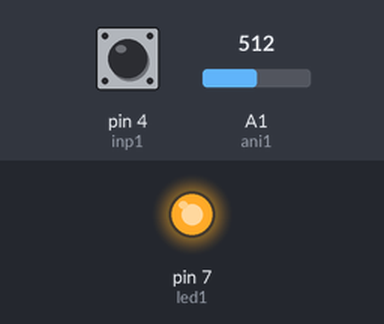
Simulated run of this sketch. Board: Arduino Uno, built with avr-gcc and run on an emulated ATmega328P. Parts: output pins drawn as LEDs (lit = HIGH). The test bench sets the inputs (shaded band); at power-on: A1 (ani1) = 512, pin 4 (inp1) HIGH.

Above: at 1.2 s.
1.3 s: A1 (ani1) set to 354
2.8 s: A1 (ani1) set to 334
At 3.4 s:
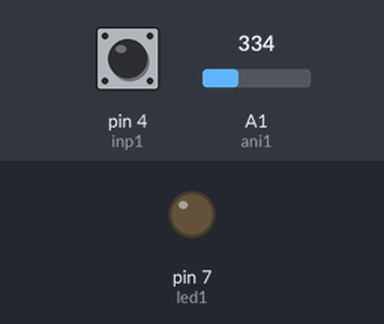
4.3 s: A1 (ani1) set to 511
At 4.6 s:
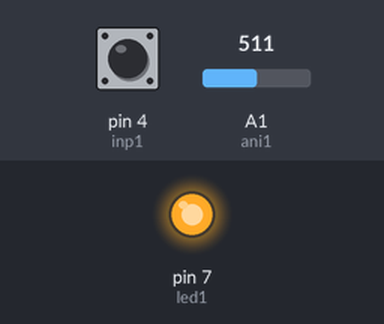
5.8 s: A1 (ani1) set to 306
At 6.9 s:
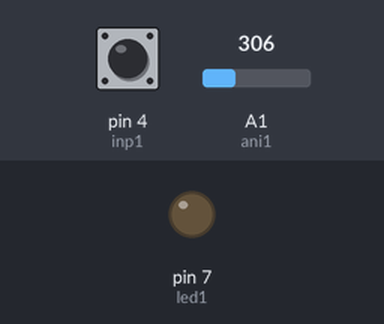
Timing chart, 0 to 8.3 s (numbered marks = the images above; inputs shaded):
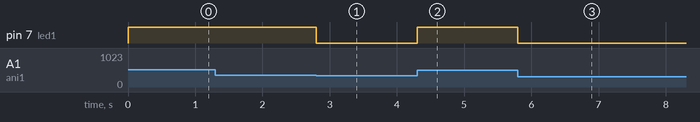

The sketch:

analog_photoresistor_led_control_configurable.ino
```cpp
int ani1 = A1;

int led1 = 7;

int inp1 = 4;

int maxVolt = 5;//v
int knownRes = 2000;//ohm

float triggerLightLevel = 1000;//ohm

int readData;

void setup() {
  pinMode(led1, OUTPUT);
  pinMode(inp1, INPUT_PULLUP);

  Serial.begin(9600);
}

void loop() {

  readData = analogRead(ani1);

  if (getPressed(inp1)) {
    triggerLightLevel = getRes(readData);
  }

  if (getRes(readData) > triggerLightLevel) {
    ledOn(led1);
  } else {
    ledOff(led1);
  }
}

float getRes(int analogData) {
  float source = maxVolt;
  float measured = analogData / 1023. * maxVolt;
  float known = source - measured;

  return measured / known * knownRes;
}

bool getPressed(int inpID) {
  return digitalRead(inpID) == LOW;
}

void ledOn(int ledID) {
  digitalWrite(ledID, HIGH);
}

void ledOff(int ledID) {
  digitalWrite(ledID, LOW);
}
```

Measured:
- the behaviour switches between 341 and 340 on A1 (ani1) (found by bisection; images 0 and 1)
- after the input at 1.3 s, every drawn part: stays the same
- after the input at 2.8 s, pin 7 (led1): HIGH → LOW at once
- after the input at 4.3 s, pin 7 (led1): LOW → HIGH at once
- after the input at 5.8 s, pin 7 (led1): HIGH → LOW at once
